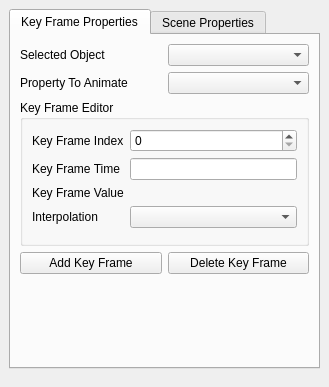
<ui version="4.0" >
 <class>AnimationPanel</class>
 <widget class="QWidget" name="AnimationPanel" >
  <property name="geometry" >
   <rect>
    <x>0</x>
    <y>0</y>
    <width>329</width>
    <height>387</height>
   </rect>
  </property>
  <property name="windowTitle" >
   <string>Form</string>
  </property>
  <layout class="QVBoxLayout" >
   <property name="margin" >
    <number>9</number>
   </property>
   <property name="spacing" >
    <number>6</number>
   </property>
   <item>
    <widget class="QTabWidget" name="tabWidget" >
     <property name="currentIndex" >
      <number>0</number>
     </property>
     <widget class="QWidget" name="tabKeyFrame" >
      <attribute name="title" >
       <string>Key Frame Properties</string>
      </attribute>
      <layout class="QGridLayout" >
       <property name="margin" >
        <number>9</number>
       </property>
       <property name="spacing" >
        <number>6</number>
       </property>
       <item row="2" column="0" colspan="2" >
        <widget class="QGroupBox" name="editorFrame" >
         <property name="title" >
          <string>Key Frame Editor</string>
         </property>
         <layout class="QGridLayout" >
          <property name="margin" >
           <number>9</number>
          </property>
          <property name="spacing" >
           <number>6</number>
          </property>
          <item row="4" column="0" colspan="2" >
           <widget class="QFrame" name="typeFrame" />
          </item>
          <item row="2" column="1" >
           <widget class="QFrame" name="valueFrame" >
            <property name="frameShape" >
             <enum>QFrame::NoFrame</enum>
            </property>
            <property name="frameShadow" >
             <enum>QFrame::Raised</enum>
            </property>
           </widget>
          </item>
          <item row="0" column="1" >
           <widget class="QSpinBox" name="keyFrameIndex" />
          </item>
          <item row="3" column="1" >
           <widget class="QComboBox" name="interpolationType" />
          </item>
          <item row="1" column="0" >
           <widget class="QLabel" name="label_5" >
            <property name="text" >
             <string>Key Frame Time</string>
            </property>
            <property name="wordWrap" >
             <bool>true</bool>
            </property>
           </widget>
          </item>
          <item row="0" column="0" >
           <widget class="QLabel" name="label_4" >
            <property name="text" >
             <string>Key Frame Index</string>
            </property>
            <property name="wordWrap" >
             <bool>true</bool>
            </property>
           </widget>
          </item>
          <item row="3" column="0" >
           <widget class="QLabel" name="label_2" >
            <property name="text" >
             <string>Interpolation</string>
            </property>
           </widget>
          </item>
          <item row="2" column="0" >
           <widget class="QLabel" name="valueLabel" >
            <property name="text" >
             <string>Key Frame Value</string>
            </property>
           </widget>
          </item>
          <item row="1" column="1" >
           <widget class="QLineEdit" name="keyFrameTime" />
          </item>
         </layout>
        </widget>
       </item>
       <item row="1" column="0" colspan="2" >
        <layout class="QHBoxLayout" >
         <property name="margin" >
          <number>0</number>
         </property>
         <property name="spacing" >
          <number>6</number>
         </property>
         <item>
          <widget class="QLabel" name="label" >
           <property name="text" >
            <string>Property To Animate</string>
           </property>
           <property name="wordWrap" >
            <bool>true</bool>
           </property>
          </widget>
         </item>
         <item>
          <widget class="QComboBox" name="propertyName" />
         </item>
        </layout>
       </item>
       <item row="0" column="0" colspan="2" >
        <layout class="QHBoxLayout" >
         <property name="margin" >
          <number>0</number>
         </property>
         <property name="spacing" >
          <number>6</number>
         </property>
         <item>
          <widget class="QLabel" name="label_3" >
           <property name="text" >
            <string>Selected Object</string>
           </property>
           <property name="wordWrap" >
            <bool>true</bool>
           </property>
          </widget>
         </item>
         <item>
          <widget class="QComboBox" name="sourceName" >
           <property name="insertPolicy" >
            <enum>QComboBox::InsertAlphabetically</enum>
           </property>
          </widget>
         </item>
        </layout>
       </item>
       <item row="3" column="1" >
        <widget class="QPushButton" name="deleteKeyFrame" >
         <property name="text" >
          <string>Delete Key Frame</string>
         </property>
        </widget>
       </item>
       <item row="3" column="0" >
        <widget class="QPushButton" name="addKeyFrame" >
         <property name="text" >
          <string>Add Key Frame</string>
         </property>
        </widget>
       </item>
       <item row="4" column="1" >
        <spacer>
         <property name="orientation" >
          <enum>Qt::Vertical</enum>
         </property>
         <property name="sizeHint" >
          <size>
           <width>20</width>
           <height>40</height>
          </size>
         </property>
        </spacer>
       </item>
      </layout>
     </widget>
     <widget class="QWidget" name="tabScene" >
      <property name="enabled" >
       <bool>false</bool>
      </property>
      <attribute name="title" >
       <string>Scene Properties</string>
      </attribute>
      <layout class="QVBoxLayout" >
       <property name="margin" >
        <number>9</number>
       </property>
       <property name="spacing" >
        <number>6</number>
       </property>
       <item>
        <widget class="QGroupBox" name="groupBox" >
         <property name="title" >
          <string>Time Controls</string>
         </property>
         <layout class="QGridLayout" >
          <property name="margin" >
           <number>9</number>
          </property>
          <property name="spacing" >
           <number>6</number>
          </property>
          <item row="0" column="0" >
           <widget class="QLabel" name="label_6" >
            <property name="text" >
             <string>Current Time</string>
            </property>
           </widget>
          </item>
          <item row="1" column="0" >
           <widget class="QLabel" name="label_8" >
            <property name="text" >
             <string>Start Time:</string>
            </property>
           </widget>
          </item>
          <item row="2" column="0" >
           <widget class="QLabel" name="label_9" >
            <property name="text" >
             <string>End Time</string>
            </property>
           </widget>
          </item>
          <item row="0" column="1" >
           <widget class="QLineEdit" name="currentTime" />
          </item>
          <item row="1" column="1" >
           <widget class="QLineEdit" name="startTime" />
          </item>
          <item row="2" column="1" >
           <widget class="QLineEdit" name="endTime" />
          </item>
          <item row="1" column="2" >
           <widget class="QCheckBox" name="startTimeLock" >
            <property name="text" >
             <string>lock</string>
            </property>
           </widget>
          </item>
          <item row="2" column="2" >
           <widget class="QCheckBox" name="endTimeLock" >
            <property name="text" >
             <string>lock</string>
            </property>
           </widget>
          </item>
         </layout>
        </widget>
       </item>
       <item>
        <widget class="QGroupBox" name="groupBox_2" >
         <property name="title" >
          <string>Playback Controls</string>
         </property>
         <layout class="QGridLayout" >
          <property name="margin" >
           <number>9</number>
          </property>
          <property name="spacing" >
           <number>6</number>
          </property>
          <item row="1" column="0" >
           <widget class="QLabel" name="labelNumberOfFrames" >
            <property name="text" >
             <string>No. Of Frames</string>
            </property>
            <property name="wordWrap" >
             <bool>true</bool>
            </property>
           </widget>
          </item>
          <item row="2" column="1" >
           <widget class="QSpinBox" name="duration" />
          </item>
          <item row="2" column="0" >
           <widget class="QLabel" name="labelDuration" >
            <property name="text" >
             <string>Duration (secs)</string>
            </property>
           </widget>
          </item>
          <item row="3" column="0" colspan="2" >
           <widget class="QCheckBox" name="caching" >
            <property name="toolTip" >
             <string>Cache geometry during playback.</string>
            </property>
            <property name="text" >
             <string>Cache Geometry</string>
            </property>
           </widget>
          </item>
          <item row="1" column="1" >
           <widget class="QSpinBox" name="numberOfFrames" />
          </item>
          <item row="0" column="1" >
           <widget class="QComboBox" name="playMode" >
            <item>
             <property name="text" >
              <string>Sequence</string>
             </property>
            </item>
            <item>
             <property name="text" >
              <string>Real Time</string>
             </property>
            </item>
            <item>
             <property name="text" >
              <string>Snap To TimeSteps</string>
             </property>
            </item>
           </widget>
          </item>
          <item row="0" column="0" >
           <widget class="QLabel" name="label_7" >
            <property name="text" >
             <string>Play Mode</string>
            </property>
           </widget>
          </item>
         </layout>
        </widget>
       </item>
       <item>
        <spacer>
         <property name="orientation" >
          <enum>Qt::Vertical</enum>
         </property>
         <property name="sizeHint" >
          <size>
           <width>20</width>
           <height>40</height>
          </size>
         </property>
        </spacer>
       </item>
      </layout>
     </widget>
    </widget>
   </item>
   <item>
    <spacer>
     <property name="orientation" >
      <enum>Qt::Vertical</enum>
     </property>
     <property name="sizeHint" >
      <size>
       <width>311</width>
       <height>41</height>
      </size>
     </property>
    </spacer>
   </item>
  </layout>
 </widget>
 <tabstops>
  <tabstop>tabWidget</tabstop>
  <tabstop>sourceName</tabstop>
  <tabstop>propertyName</tabstop>
  <tabstop>keyFrameIndex</tabstop>
  <tabstop>interpolationType</tabstop>
  <tabstop>addKeyFrame</tabstop>
  <tabstop>deleteKeyFrame</tabstop>
  <tabstop>playMode</tabstop>
 </tabstops>
 <resources>
  <include location="../pqComponents.qrc" />
 </resources>
 <connections/>
</ui>
